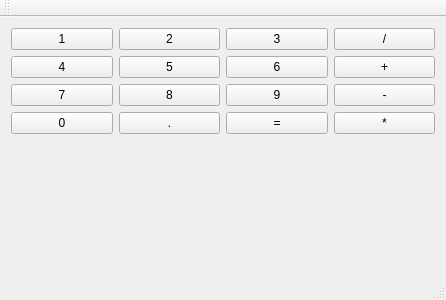
<?xml version="1.0" encoding="UTF-8"?>
<ui version="4.0">
 <class>MainWindow</class>
 <widget class="QMainWindow" name="MainWindow">
  <property name="geometry">
   <rect>
    <x>0</x>
    <y>0</y>
    <width>446</width>
    <height>300</height>
   </rect>
  </property>
  <property name="windowTitle">
   <string>MainWindow</string>
  </property>
  <widget class="QWidget" name="centralWidget">
   <layout class="QVBoxLayout" name="verticalLayout_2">
    <item>
     <layout class="QVBoxLayout" name="verticalLayout">
      <item>
       <layout class="QGridLayout" name="gridLayout">
        <property name="sizeConstraint">
         <enum>QLayout::SetFixedSize</enum>
        </property>
        <item row="0" column="1">
         <widget class="QPushButton" name="pushButton_2">
          <property name="text">
           <string>2</string>
          </property>
         </widget>
        </item>
        <item row="1" column="1">
         <widget class="QPushButton" name="pushButton_5">
          <property name="text">
           <string>5</string>
          </property>
         </widget>
        </item>
        <item row="0" column="2">
         <widget class="QPushButton" name="pushButton_3">
          <property name="text">
           <string>3</string>
          </property>
         </widget>
        </item>
        <item row="2" column="0">
         <widget class="QPushButton" name="pushButton_7">
          <property name="text">
           <string>7</string>
          </property>
         </widget>
        </item>
        <item row="2" column="1">
         <widget class="QPushButton" name="pushButton_8">
          <property name="text">
           <string>8</string>
          </property>
         </widget>
        </item>
        <item row="1" column="0">
         <widget class="QPushButton" name="pushButton_4">
          <property name="text">
           <string>4</string>
          </property>
         </widget>
        </item>
        <item row="1" column="2">
         <widget class="QPushButton" name="pushButton_6">
          <property name="text">
           <string>6</string>
          </property>
         </widget>
        </item>
        <item row="2" column="2">
         <widget class="QPushButton" name="pushButton_9">
          <property name="text">
           <string>9</string>
          </property>
         </widget>
        </item>
        <item row="0" column="0">
         <widget class="QPushButton" name="pushButton">
          <property name="text">
           <string>1</string>
          </property>
         </widget>
        </item>
        <item row="3" column="3">
         <widget class="QPushButton" name="pushButton_cdot">
          <property name="text">
           <string>*</string>
          </property>
         </widget>
        </item>
        <item row="2" column="3">
         <widget class="QPushButton" name="pushButton_minus">
          <property name="text">
           <string>-</string>
          </property>
         </widget>
        </item>
        <item row="1" column="3">
         <widget class="QPushButton" name="pushButton_plus">
          <property name="text">
           <string>+</string>
          </property>
         </widget>
        </item>
        <item row="3" column="2">
         <widget class="QPushButton" name="pushButton_equal_to">
          <property name="text">
           <string>=</string>
          </property>
         </widget>
        </item>
        <item row="3" column="0">
         <widget class="QPushButton" name="pushButton_zero">
          <property name="text">
           <string>0</string>
          </property>
         </widget>
        </item>
        <item row="3" column="1">
         <widget class="QPushButton" name="pushButton_dot">
          <property name="text">
           <string>.</string>
          </property>
         </widget>
        </item>
        <item row="0" column="3">
         <widget class="QPushButton" name="pushButton_divide">
          <property name="text">
           <string>/</string>
          </property>
         </widget>
        </item>
       </layout>
      </item>
     </layout>
    </item>
    <item>
     <widget class="QLabel" name="label">
      <property name="text">
       <string/>
      </property>
     </widget>
    </item>
   </layout>
  </widget>
  <widget class="QMenuBar" name="menuBar">
   <property name="geometry">
    <rect>
     <x>0</x>
     <y>0</y>
     <width>446</width>
     <height>20</height>
    </rect>
   </property>
  </widget>
  <widget class="QToolBar" name="mainToolBar">
   <attribute name="toolBarArea">
    <enum>TopToolBarArea</enum>
   </attribute>
   <attribute name="toolBarBreak">
    <bool>false</bool>
   </attribute>
  </widget>
  <widget class="QStatusBar" name="statusBar"/>
 </widget>
 <layoutdefault spacing="6" margin="11"/>
 <resources/>
 <connections>
  <connection>
   <sender>pushButton_9</sender>
   <signal>clicked()</signal>
   <receiver>label</receiver>
   <slot>update()</slot>
   <hints>
    <hint type="sourcelabel">
     <x>202</x>
     <y>140</y>
    </hint>
    <hint type="destinationlabel">
     <x>204</x>
     <y>196</y>
    </hint>
   </hints>
  </connection>
 </connections>
</ui>
